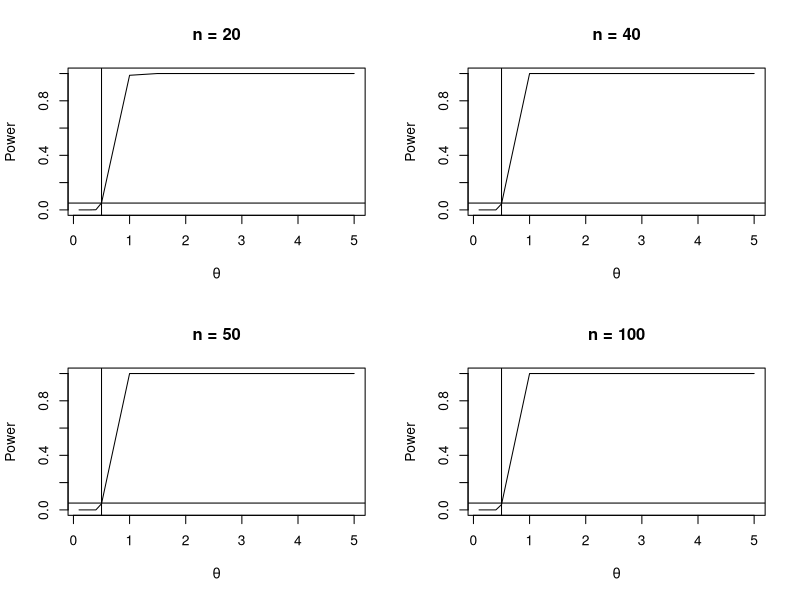

Source code (R):
m <- 1000            #number of replicas
mu_verd <- 1/2       #true value of the population parameter
mu_test <- c(0.1,0.15,0.2,0.25,0.3,0.4,.5,1,1.5,2,2.5,3,3.5,4,4.5,5)   #test values
M <- length(mu_test)              #number of Monte Carlo replicas
power <- numeric(M)               #vector to storage the empirical power of the test
nobs <- c(20, 40, 50, 100)        #sampling size
power_nobs <- matrix(0,length(nobs),M)  #matrix to storage the empirical power of the test for each size n
c <- 1
for(j in nobs) {
  for (i in 1:M) {
    mu <- mu_test[i]
    p_value <- replicate(m, expr = {
      x <- runif(j, 0, mu*2)
      test_t <- t.test(x, alternative = "greater", mu = mu_verd)
      test_t$p.value})
    power[i] <- mean(p_value <= 0.05)
  }
  power_nobs[c,] <- power
  c = c+1
}

#Plots to see the performance varying n
par(mfrow=c(2,2))
plot(mu_test, power_nobs[1,], type = "l", xlab = bquote(theta), ylab = "Power", main = "n = 20")
abline(v = mu_verd, lty = 1)
abline(h = .05, lty = 1)
plot(mu_test, power_nobs[2,], type = "l", xlab = bquote(theta), ylab = "Power", main = "n = 40")
abline(v = mu_verd, lty = 1)
abline(h = .05, lty = 1)
plot(mu_test, power_nobs[3,], type = "l", xlab = bquote(theta), ylab = "Power", main = "n = 50")
abline(v = mu_verd, lty = 1)
abline(h = .05, lty = 1)
plot(mu_test, power_nobs[4,], type = "l", xlab = bquote(theta), ylab = "Power", main = "n = 100")
abline(v = mu_verd, lty = 1)
abline(h = .05, lty = 1)
